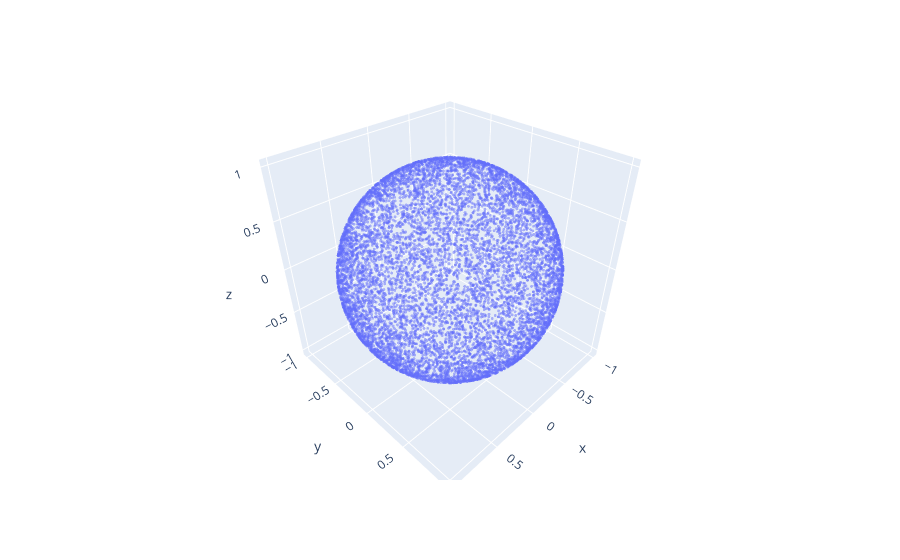

Source (notebook cell):
### Code cell
plot_bloch_sphere(haar_states(1,10000))

### Figure 1 — Plotly figure (JSON) as saved in the notebook; plotly's stock layout.template omitted (floating-point values rounded to 4 significant figures; data arrays with more than 128 entries replaced by an {"elided": "..."} marker saying what was removed)
{"data": [{"hovertemplate": "x=%{x}<br>y=%{y}<br>z=%{z}<extra></extra>", "legendgroup": "", "marker": {"color": "#636efa", "opacity": 0.5, "size": 1, "symbol": "circle"}, "mode": "markers", "name": "", "scene": "scene", "showlegend": false, "type": "scatter3d", "x": {"elided": "10000 float values"}, "y": {"elided": "10000 float values"}, "z": {"elided": "10000 float values"}}], "layout": {"legend": {"tracegroupgap": 0}, "margin": {"t": 60}, "scene": {"domain": {"x": [0, 1], "y": [0, 1]}, "xaxis": {"title": {"text": "x"}}, "yaxis": {"title": {"text": "y"}}, "zaxis": {"title": {"text": "z"}}}}}
